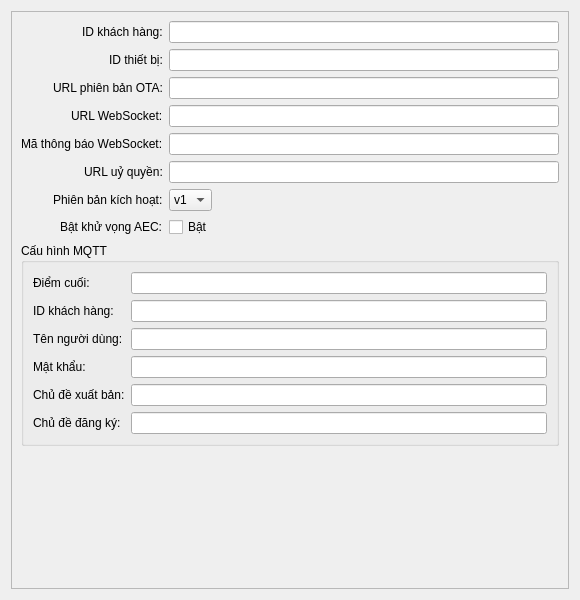
<?xml version="1.0" encoding="UTF-8"?>
<ui version="4.0">
 <class>SystemOptionsWidget</class>
 <widget class="QWidget" name="SystemOptionsWidget">
  <property name="geometry">
   <rect>
    <x>0</x>
    <y>0</y>
    <width>580</width>
    <height>600</height>
   </rect>
  </property>
  <property name="windowTitle">
   <string>Tùy chọn hệ thống</string>
  </property>
  <layout class="QVBoxLayout" name="verticalLayout">
   <item>
    <widget class="QScrollArea" name="scrollArea">
     <property name="widgetResizable">
      <bool>true</bool>
     </property>
     <widget class="QWidget" name="scrollAreaWidgetContents">
      <property name="geometry">
       <rect>
        <x>0</x>
        <y>0</y>
        <width>578</width>
        <height>580</height>
       </rect>
      </property>
      <layout class="QFormLayout" name="formLayout">
       <property name="labelAlignment">
        <set>Qt::AlignRight|Qt::AlignVCenter</set>
       </property>
       <property name="fieldGrowthPolicy">
        <enum>QFormLayout::ExpandingFieldsGrow</enum>
       </property>
       <item row="0" column="0">
        <widget class="QLabel" name="label_client_id">
         <property name="text">
          <string>ID khách hàng:</string>
         </property>
        </widget>
       </item>
       <item row="0" column="1">
        <widget class="QLineEdit" name="client_id_edit"/>
       </item>
       <item row="1" column="0">
        <widget class="QLabel" name="label_device_id">
         <property name="text">
          <string>ID thiết bị:</string>
         </property>
        </widget>
       </item>
       <item row="1" column="1">
        <widget class="QLineEdit" name="device_id_edit"/>
       </item>
       <item row="2" column="0">
        <widget class="QLabel" name="label_ota_url">
         <property name="text">
          <string>URL phiên bản OTA:</string>
         </property>
        </widget>
       </item>
       <item row="2" column="1">
        <widget class="QLineEdit" name="ota_url_edit"/>
       </item>
       <item row="3" column="0">
        <widget class="QLabel" name="label_websocket_url">
         <property name="text">
          <string>URL WebSocket:</string>
         </property>
        </widget>
       </item>
       <item row="3" column="1">
        <widget class="QLineEdit" name="websocket_url_edit"/>
       </item>
       <item row="4" column="0">
        <widget class="QLabel" name="label_websocket_token">
         <property name="text">
          <string>Mã thông báo WebSocket:</string>
         </property>
        </widget>
       </item>
       <item row="4" column="1">
        <widget class="QLineEdit" name="websocket_token_edit">
         <property name="echoMode">
          <enum>QLineEdit::Password</enum>
         </property>
        </widget>
       </item>
       <item row="5" column="0">
        <widget class="QLabel" name="label_authorization_url">
         <property name="text">
          <string>URL uỷ quyền:</string>
         </property>
        </widget>
       </item>
       <item row="5" column="1">
        <widget class="QLineEdit" name="authorization_url_edit"/>
       </item>
       <item row="6" column="0">
        <widget class="QLabel" name="label_activation_version">
         <property name="text">
          <string>Phiên bản kích hoạt:</string>
         </property>
        </widget>
       </item>
       <item row="6" column="1">
        <widget class="QComboBox" name="activation_version_combo">
         <item>
          <property name="text">
           <string>v1</string>
          </property>
         </item>
         <item>
          <property name="text">
           <string>v2</string>
          </property>
         </item>
        </widget>
       </item>
       <item row="7" column="0">
        <widget class="QLabel" name="label_aec_enabled">
         <property name="text">
          <string>Bật khử vọng AEC:</string>
         </property>
        </widget>
       </item>
       <item row="7" column="1">
        <widget class="QCheckBox" name="aec_enabled_check">
         <property name="text">
          <string>Bật</string>
         </property>
        </widget>
       </item>
       <item row="8" column="0" colspan="2">
        <widget class="QGroupBox" name="mqtt_group">
         <property name="title">
          <string>Cấu hình MQTT</string>
         </property>
         <layout class="QFormLayout" name="mqtt_form">
          <item row="0" column="0">
           <widget class="QLabel" name="label_mqtt_endpoint">
            <property name="text">
             <string>Điểm cuối:</string>
            </property>
           </widget>
          </item>
          <item row="0" column="1">
           <widget class="QLineEdit" name="mqtt_endpoint_edit"/>
          </item>
          <item row="1" column="0">
           <widget class="QLabel" name="label_mqtt_client_id">
            <property name="text">
             <string>ID khách hàng:</string>
            </property>
           </widget>
          </item>
          <item row="1" column="1">
           <widget class="QLineEdit" name="mqtt_client_id_edit"/>
          </item>
          <item row="2" column="0">
           <widget class="QLabel" name="label_mqtt_username">
            <property name="text">
             <string>Tên người dùng:</string>
            </property>
           </widget>
          </item>
          <item row="2" column="1">
           <widget class="QLineEdit" name="mqtt_username_edit"/>
          </item>
          <item row="3" column="0">
           <widget class="QLabel" name="label_mqtt_password">
            <property name="text">
             <string>Mật khẩu:</string>
            </property>
           </widget>
          </item>
          <item row="3" column="1">
           <widget class="QLineEdit" name="mqtt_password_edit">
            <property name="echoMode">
             <enum>QLineEdit::Password</enum>
            </property>
           </widget>
          </item>
          <item row="4" column="0">
           <widget class="QLabel" name="label_mqtt_publish_topic">
            <property name="text">
             <string>Chủ đề xuất bản:</string>
            </property>
           </widget>
          </item>
          <item row="4" column="1">
           <widget class="QLineEdit" name="mqtt_publish_topic_edit"/>
          </item>
          <item row="5" column="0">
           <widget class="QLabel" name="label_mqtt_subscribe_topic">
            <property name="text">
             <string>Chủ đề đăng ký:</string>
            </property>
           </widget>
          </item>
          <item row="5" column="1">
           <widget class="QLineEdit" name="mqtt_subscribe_topic_edit"/>
          </item>
         </layout>
        </widget>
       </item>
      </layout>
     </widget>
    </widget>
   </item>
  </layout>
 </widget>
 <resources/>
 <connections/>
</ui>
